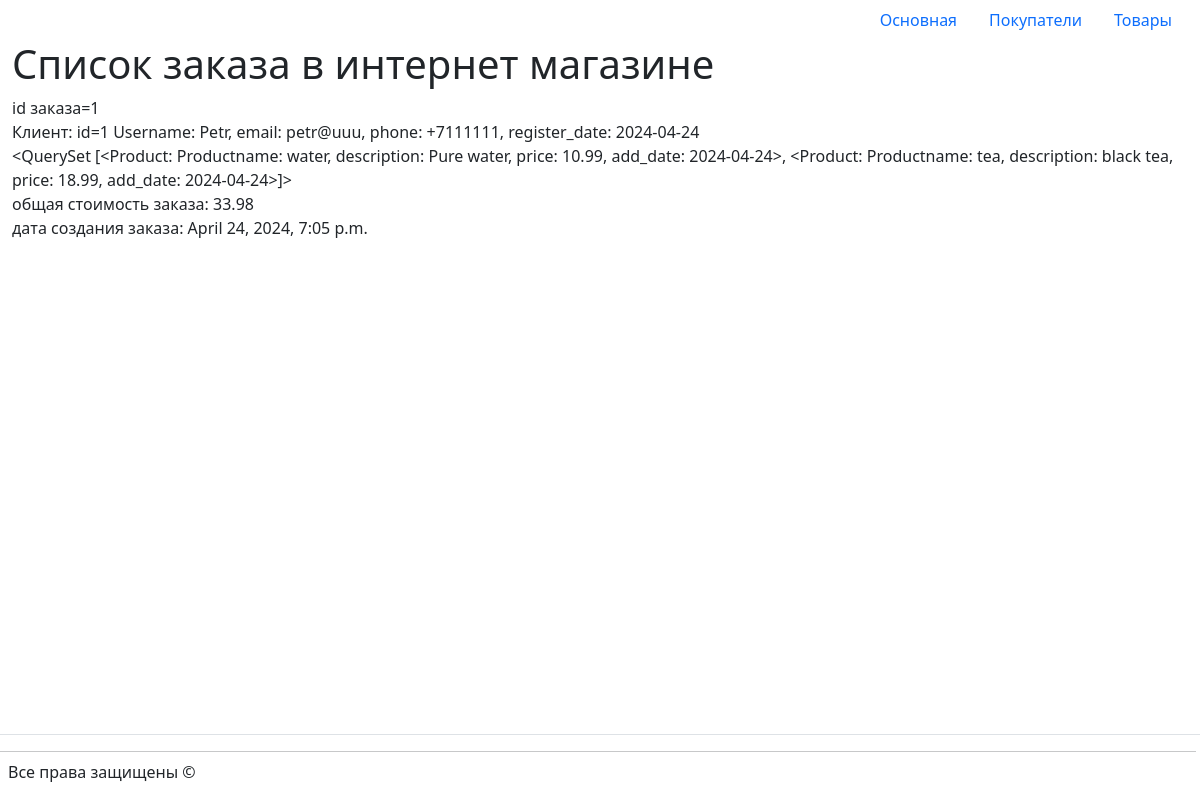
Page /order/1 on the committed database.
### marketapp/models.py (models this page shows, shortened)
class Order(models.Model):
    customer = models.ForeignKey(User, on_delete=models.CASCADE)
    products = models.ManyToManyField(Product)
    date_ordered = models.DateTimeField(auto_now_add=True)
    total_price = models.DecimalField(max_digits=8, decimal_places=2)

class User(models.Model):
    name = models.CharField(max_length=100)
    email = models.EmailField()
    phone = models.CharField(max_length=20)
    address = models.CharField(max_length=100)
    register_date = models.DateField(auto_now_add=True)
    def __str__(self):
        return f'Username: {self.name}, email: {self.email}, phone: {self.phone}, register_date: {self.register_date}'

class Product(models.Model):
    name = models.CharField(max_length=100)
    description = models.TextField()
    price = models.DecimalField(max_digits=8, decimal_places=2)
    stock = models.DecimalField(max_digits=8, decimal_places=2)
    add_date = models.DateField(auto_now_add=True)
    image_product = models.ImageField(upload_to="images/")
    def __str__(self):
        return f'Productname: {self.name}, description: {self.description}, price: {self.price}, add_date: {self.add_date}'

### marketapp/views.py (the view)
# urls.py: path('order/<int:id_order>', views.order, name='order'),                   # вывод заказа по Id
def order(request, id_order: int):
    order = Order.objects.get(pk=id_order)
    context = {
        'order': order
    }
    return render(request, 'marketapp/order.html', context=context)

### marketapp/templates/marketapp/order.html (shortened to what this page needs)
{% extends 'marketapp/base.html' %}
{% block content %}
<h1>Список заказа в интернет магазине</h1>
        <p>
            id заказа={{ order.id }} <br>
            Клиент: id={{order.customer.id}} {{ order.customer }} <br>
            {{ order.products.all }}
            <br> общая стоимость заказа: {{ order.total_price }} <br>
            дата создания заказа: {{ order.date_ordered }} <br>
        </p>
{% endblock %}

### rows in the picture
Order: id "1", customer.id "1", customer "Username: Petr, email: petr@uuu, phone: +7111111, register_date: 2024-04-24", products.all "<QuerySet [<Product: Productname: water, description: Pure water, price: 10.99, add_date: 2024-04-24>, <Product: Productname: tea, description: black tea, price: 18.99, add_date: 2024-04-24>]>", total_price "33.98", date_ordered "April 24, 2024, 7:05 p.m."
